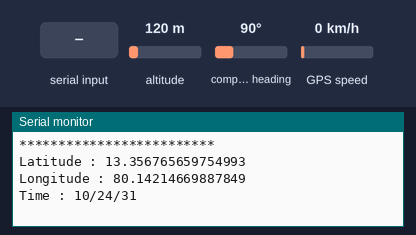
Bench run of a sketch on a simulated Arduino Uno, built with avr-gcc and run on an emulated ATmega328P. Parts: the last lines printed to the serial monitor. The test bench sets the inputs (shaded band); at power-on: altitude 120 m, compass heading 90°, GPS speed 0 km/h. The GPS gets a fix after 3 s at 37.7749, -122.4194 with 8 satellites.

Above: at 1.2 s.
1.3 s: altitude set to 20 m
At 2.9 s:
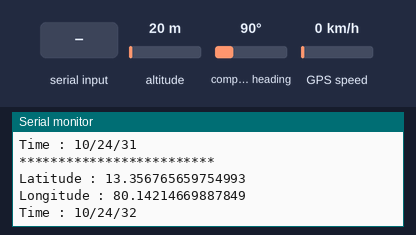
4.6 s: altitude set to 250 m
At 4.6 s:
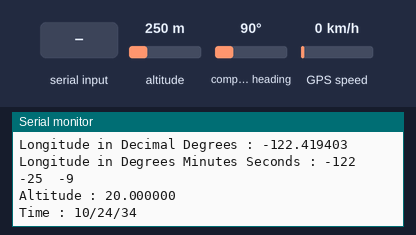
6.1 s: altitude set to 20 m
At 7.6 s:
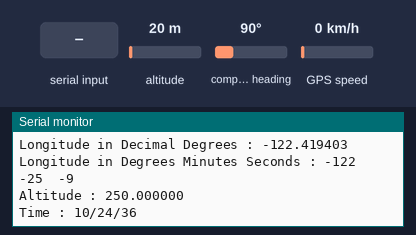
10.2 s: "1" received over the second serial link
At 11.1 s:
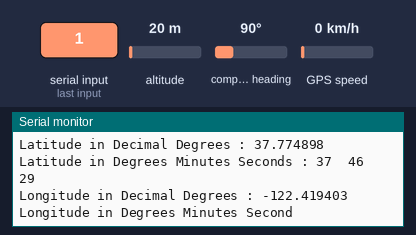
Timing chart, 0 to 12.7 s (numbered marks = the images above; inputs shaded):
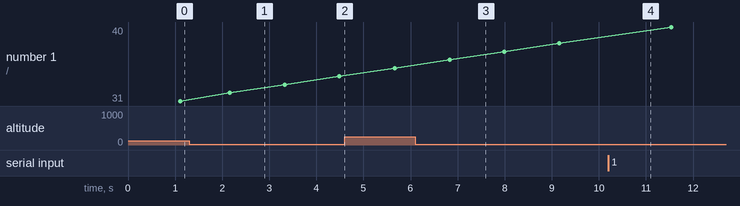

Measured:
- after the input at 10.2 s, the serial monitor: prints a new line after 0.08 s (image 4)

The sketch:

gps.ino
```cpp
#include <TinyGPS++.h>
#include <SoftwareSerial.h>
/* Create object named bt of the class SoftwareSerial */
SoftwareSerial GPS_SoftSerial(4, 3);/* (Rx, Tx) */
/* Create an object named gps of the class TinyGPSPlus */
TinyGPSPlus gps;

volatile float minutes, seconds;
volatile int degree, secs, mins;

void setup() {
 Serial.begin(9600);   /* Define baud rate for serial communication */
 GPS_SoftSerial.begin(9600); /* Define baud rate for software serial communication */
}

void loop() {
       smartDelay(1000);     /* Generate precise delay of 1ms */
        unsigned long start;
        double lat_val, lng_val, alt_m_val;
        uint8_t hr_val, min_val, sec_val;
        bool loc_valid, alt_valid, time_valid;
       lat_val = gps.location.lat();     /* Get latitude data */
       loc_valid = gps.location.isValid();     /* Check if valid location data is available */
       lng_val = gps.location.lng();     /* Get longtitude data */
       alt_m_val = gps.altitude.meters();      /* Get altitude data in meters */
        alt_valid = gps.altitude.isValid();     /* Check if valid altitude data is available */
       hr_val = gps.time.hour();   /* Get hour */
       min_val = gps.time.minute();      /* Get minutes */
       sec_val = gps.time.second();      /* Get seconds */
       time_valid = gps.time.isValid();  /* Check if valid time data is available */
        if (!loc_valid)
       {         Serial.println("*************************");
         Serial.print("Latitude : ");
         Serial.println("13.356765659754993");
         Serial.print("Longitude : ");
         Serial.println("80.14214669887849");
        }
        else
        {
         DegMinSec(lat_val);
         Serial.print("Latitude in Decimal Degrees : ");
         Serial.println(lat_val, 6);
         Serial.print("Latitude in Degrees Minutes Seconds : ");
         Serial.print(degree);
         Serial.print("\t");
         Serial.print(mins);
         Serial.print("\t");
         Serial.println(secs);
         DegMinSec(lng_val); /* Convert the decimal degree value into degrees minutes seconds form */
         Serial.print("Longitude in Decimal Degrees : ");
         Serial.println(lng_val, 6);
         Serial.print("Longitude in Degrees Minutes Seconds : ");
         Serial.print(degree);
         Serial.print("\t");
         Serial.print(mins);
         Serial.print("\t");
         Serial.println(secs);
        }
        if (!alt_valid)
        {
         //Serial.print("Altitude : ");
         //Serial.println("*****");
        }
        else
        {
         Serial.print("Altitude : ");
         Serial.println(alt_m_val, 6);
        }
        if (!time_valid)
        {
         //Serial.print("Time : ");
         //Serial.println("*****");
        }
        else
        {
         char time_string[32];
         sprintf(time_string, "Time : %02d/%02d/%02d \n", hr_val, min_val, sec_val);
         Serial.print(time_string);
        }
}

static void smartDelay(unsigned long ms)
{
  unsigned long start = millis();
  do
  {
    while (GPS_SoftSerial.available())    /* Encode data read from GPS while data is available on serial port */
     gps.encode(GPS_SoftSerial.read());
/* Encode basically is used to parse the string received by the GPS and to store it in a buffer so that information can be extracted from it */
  } while (millis() - start < ms);
}

void DegMinSec( double tot_val)           /* Convert data in decimal degrees into degrees minutes seconds form */
{
  degree = (int)tot_val;
  minutes = tot_val - degree;
  seconds = 60 * minutes;
  minutes = (int)seconds;
  mins = (int)minutes;
  seconds = seconds - minutes;
  seconds = 60 * seconds;
  secs = (int)seconds;
}
```
